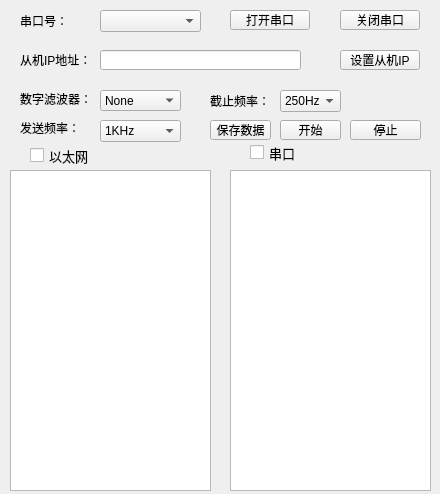
<?xml version="1.0" encoding="UTF-8"?>
<ui version="4.0">
 <class>Widget</class>
 <widget class="QWidget" name="Widget">
  <property name="geometry">
   <rect>
    <x>0</x>
    <y>0</y>
    <width>440</width>
    <height>494</height>
   </rect>
  </property>
  <property name="windowTitle">
   <string>LVDT</string>
  </property>
  <widget class="QLabel" name="label">
   <property name="geometry">
    <rect>
     <x>470</x>
     <y>470</y>
     <width>221</width>
     <height>41</height>
    </rect>
   </property>
   <property name="text">
    <string>waiting for the package</string>
   </property>
  </widget>
  <widget class="QPushButton" name="pushButton">
   <property name="geometry">
    <rect>
     <x>310</x>
     <y>560</y>
     <width>80</width>
     <height>20</height>
    </rect>
   </property>
   <property name="text">
    <string>mode 0</string>
   </property>
  </widget>
  <widget class="QPushButton" name="openMyComBtn">
   <property name="geometry">
    <rect>
     <x>230</x>
     <y>10</y>
     <width>80</width>
     <height>20</height>
    </rect>
   </property>
   <property name="cursor">
    <cursorShape>PointingHandCursor</cursorShape>
   </property>
   <property name="text">
    <string>打开串口</string>
   </property>
  </widget>
  <widget class="QPushButton" name="closeMyComBtn">
   <property name="geometry">
    <rect>
     <x>340</x>
     <y>10</y>
     <width>80</width>
     <height>20</height>
    </rect>
   </property>
   <property name="cursor">
    <cursorShape>PointingHandCursor</cursorShape>
   </property>
   <property name="text">
    <string>关闭串口</string>
   </property>
  </widget>
  <widget class="QPushButton" name="sendMsgBtn">
   <property name="geometry">
    <rect>
     <x>340</x>
     <y>50</y>
     <width>80</width>
     <height>20</height>
    </rect>
   </property>
   <property name="cursor">
    <cursorShape>PointingHandCursor</cursorShape>
   </property>
   <property name="text">
    <string>设置从机IP</string>
   </property>
  </widget>
  <widget class="QLineEdit" name="sendMsgLineEdit">
   <property name="geometry">
    <rect>
     <x>100</x>
     <y>50</y>
     <width>201</width>
     <height>20</height>
    </rect>
   </property>
  </widget>
  <widget class="QComboBox" name="portNameComboBox">
   <property name="geometry">
    <rect>
     <x>100</x>
     <y>10</y>
     <width>101</width>
     <height>22</height>
    </rect>
   </property>
   <property name="cursor">
    <cursorShape>PointingHandCursor</cursorShape>
   </property>
   <property name="currentText">
    <string/>
   </property>
   <property name="currentIndex">
    <number>-1</number>
   </property>
  </widget>
  <widget class="QLabel" name="comNum">
   <property name="geometry">
    <rect>
     <x>20</x>
     <y>10</y>
     <width>54</width>
     <height>21</height>
    </rect>
   </property>
   <property name="text">
    <string>串口号：</string>
   </property>
  </widget>
  <widget class="QLabel" name="iPAddr">
   <property name="geometry">
    <rect>
     <x>20</x>
     <y>50</y>
     <width>71</width>
     <height>20</height>
    </rect>
   </property>
   <property name="text">
    <string>从机IP地址：</string>
   </property>
  </widget>
  <widget class="QTextBrowser" name="textBrowser">
   <property name="geometry">
    <rect>
     <x>10</x>
     <y>170</y>
     <width>201</width>
     <height>321</height>
    </rect>
   </property>
  </widget>
  <widget class="QPushButton" name="mode2Button">
   <property name="geometry">
    <rect>
     <x>210</x>
     <y>550</y>
     <width>80</width>
     <height>20</height>
    </rect>
   </property>
   <property name="text">
    <string>mode 1</string>
   </property>
  </widget>
  <widget class="QTextBrowser" name="textBrowserCom">
   <property name="geometry">
    <rect>
     <x>230</x>
     <y>170</y>
     <width>201</width>
     <height>321</height>
    </rect>
   </property>
  </widget>
  <widget class="QComboBox" name="filterTypeComboBox">
   <property name="geometry">
    <rect>
     <x>100</x>
     <y>90</y>
     <width>81</width>
     <height>21</height>
    </rect>
   </property>
   <property name="cursor">
    <cursorShape>PointingHandCursor</cursorShape>
   </property>
   <property name="currentText">
    <string>None</string>
   </property>
   <item>
    <property name="text">
     <string>None</string>
    </property>
   </item>
   <item>
    <property name="text">
     <string>FIR</string>
    </property>
   </item>
   <item>
    <property name="text">
     <string>IIR</string>
    </property>
   </item>
  </widget>
  <widget class="QLineEdit" name="lineEdit">
   <property name="geometry">
    <rect>
     <x>110</x>
     <y>530</y>
     <width>81</width>
     <height>20</height>
    </rect>
   </property>
  </widget>
  <widget class="QCheckBox" name="ehCheckBox">
   <property name="geometry">
    <rect>
     <x>30</x>
     <y>140</y>
     <width>73</width>
     <height>31</height>
    </rect>
   </property>
   <property name="font">
    <font>
     <family>Adobe Caslon Pro</family>
     <pointsize>10</pointsize>
    </font>
   </property>
   <property name="text">
    <string>以太网</string>
   </property>
  </widget>
  <widget class="QCheckBox" name="comCheckBox">
   <property name="geometry">
    <rect>
     <x>250</x>
     <y>140</y>
     <width>63</width>
     <height>25</height>
    </rect>
   </property>
   <property name="font">
    <font>
     <family>Adobe Caslon Pro</family>
     <pointsize>10</pointsize>
    </font>
   </property>
   <property name="text">
    <string>串口</string>
   </property>
  </widget>
  <widget class="QComboBox" name="filterOrderCombox">
   <property name="geometry">
    <rect>
     <x>50</x>
     <y>530</y>
     <width>51</width>
     <height>22</height>
    </rect>
   </property>
   <property name="cursor">
    <cursorShape>PointingHandCursor</cursorShape>
   </property>
   <property name="editable">
    <bool>false</bool>
   </property>
   <property name="currentText">
    <string>10</string>
   </property>
   <item>
    <property name="text">
     <string>10</string>
    </property>
   </item>
   <item>
    <property name="text">
     <string>20</string>
    </property>
   </item>
   <item>
    <property name="text">
     <string>40</string>
    </property>
   </item>
   <item>
    <property name="text">
     <string>60</string>
    </property>
   </item>
  </widget>
  <widget class="QComboBox" name="wcComboBox">
   <property name="geometry">
    <rect>
     <x>280</x>
     <y>90</y>
     <width>61</width>
     <height>22</height>
    </rect>
   </property>
   <property name="cursor">
    <cursorShape>PointingHandCursor</cursorShape>
   </property>
   <item>
    <property name="text">
     <string>250Hz</string>
    </property>
   </item>
   <item>
    <property name="text">
     <string>500Hz</string>
    </property>
   </item>
   <item>
    <property name="text">
     <string>1KHz</string>
    </property>
   </item>
   <item>
    <property name="text">
     <string>2KHz</string>
    </property>
   </item>
  </widget>
  <widget class="QLabel" name="label_4">
   <property name="geometry">
    <rect>
     <x>210</x>
     <y>90</y>
     <width>61</width>
     <height>21</height>
    </rect>
   </property>
   <property name="text">
    <string>截止频率：</string>
   </property>
  </widget>
  <widget class="QComboBox" name="sendFrqCombox">
   <property name="geometry">
    <rect>
     <x>100</x>
     <y>120</y>
     <width>81</width>
     <height>22</height>
    </rect>
   </property>
   <property name="cursor">
    <cursorShape>PointingHandCursor</cursorShape>
   </property>
   <item>
    <property name="text">
     <string>1KHz</string>
    </property>
   </item>
   <item>
    <property name="text">
     <string>500Hz</string>
    </property>
   </item>
   <item>
    <property name="text">
     <string>250Hz</string>
    </property>
   </item>
  </widget>
  <widget class="QLabel" name="label_5">
   <property name="geometry">
    <rect>
     <x>20</x>
     <y>120</y>
     <width>71</width>
     <height>16</height>
    </rect>
   </property>
   <property name="text">
    <string>发送频率：</string>
   </property>
  </widget>
  <widget class="QLabel" name="label_2">
   <property name="geometry">
    <rect>
     <x>20</x>
     <y>91</y>
     <width>72</width>
     <height>16</height>
    </rect>
   </property>
   <property name="text">
    <string>数字滤波器：</string>
   </property>
  </widget>
  <widget class="QLabel" name="label_3">
   <property name="geometry">
    <rect>
     <x>450</x>
     <y>510</y>
     <width>31</width>
     <height>21</height>
    </rect>
   </property>
   <property name="text">
    <string>阶次：</string>
   </property>
  </widget>
  <widget class="QPushButton" name="pushButton_2">
   <property name="geometry">
    <rect>
     <x>210</x>
     <y>120</y>
     <width>61</width>
     <height>20</height>
    </rect>
   </property>
   <property name="cursor">
    <cursorShape>PointingHandCursor</cursorShape>
   </property>
   <property name="text">
    <string>保存数据</string>
   </property>
  </widget>
  <widget class="QPushButton" name="pushButton_3">
   <property name="geometry">
    <rect>
     <x>280</x>
     <y>120</y>
     <width>61</width>
     <height>20</height>
    </rect>
   </property>
   <property name="text">
    <string>开始</string>
   </property>
  </widget>
  <widget class="QPushButton" name="pushButton_4">
   <property name="geometry">
    <rect>
     <x>350</x>
     <y>120</y>
     <width>71</width>
     <height>20</height>
    </rect>
   </property>
   <property name="text">
    <string>停止</string>
   </property>
  </widget>
  <widget class="QPushButton" name="sethostIP">
   <property name="geometry">
    <rect>
     <x>420</x>
     <y>540</y>
     <width>80</width>
     <height>20</height>
    </rect>
   </property>
   <property name="text">
    <string>设置主机IP</string>
   </property>
  </widget>
  <widget class="QLineEdit" name="sethostIPlineEdit">
   <property name="geometry">
    <rect>
     <x>200</x>
     <y>530</y>
     <width>201</width>
     <height>20</height>
    </rect>
   </property>
  </widget>
  <widget class="QLabel" name="iPAddr_2">
   <property name="geometry">
    <rect>
     <x>520</x>
     <y>540</y>
     <width>71</width>
     <height>20</height>
    </rect>
   </property>
   <property name="text">
    <string>主机IP地址：</string>
   </property>
  </widget>
  <zorder>label</zorder>
  <zorder>pushButton</zorder>
  <zorder>openMyComBtn</zorder>
  <zorder>closeMyComBtn</zorder>
  <zorder>sendMsgBtn</zorder>
  <zorder>sendMsgLineEdit</zorder>
  <zorder>portNameComboBox</zorder>
  <zorder>comNum</zorder>
  <zorder>iPAddr</zorder>
  <zorder>textBrowser</zorder>
  <zorder>mode2Button</zorder>
  <zorder>textBrowserCom</zorder>
  <zorder>filterTypeComboBox</zorder>
  <zorder>lineEdit</zorder>
  <zorder>ehCheckBox</zorder>
  <zorder>comCheckBox</zorder>
  <zorder>filterOrderCombox</zorder>
  <zorder>wcComboBox</zorder>
  <zorder>label_4</zorder>
  <zorder>label_3</zorder>
  <zorder>label_2</zorder>
  <zorder>sendFrqCombox</zorder>
  <zorder>label_5</zorder>
  <zorder>pushButton_2</zorder>
  <zorder>pushButton_3</zorder>
  <zorder>pushButton_4</zorder>
  <zorder>sethostIP</zorder>
  <zorder>sethostIPlineEdit</zorder>
  <zorder>iPAddr_2</zorder>
 </widget>
 <layoutdefault spacing="6" margin="11"/>
 <resources/>
 <connections/>
</ui>
